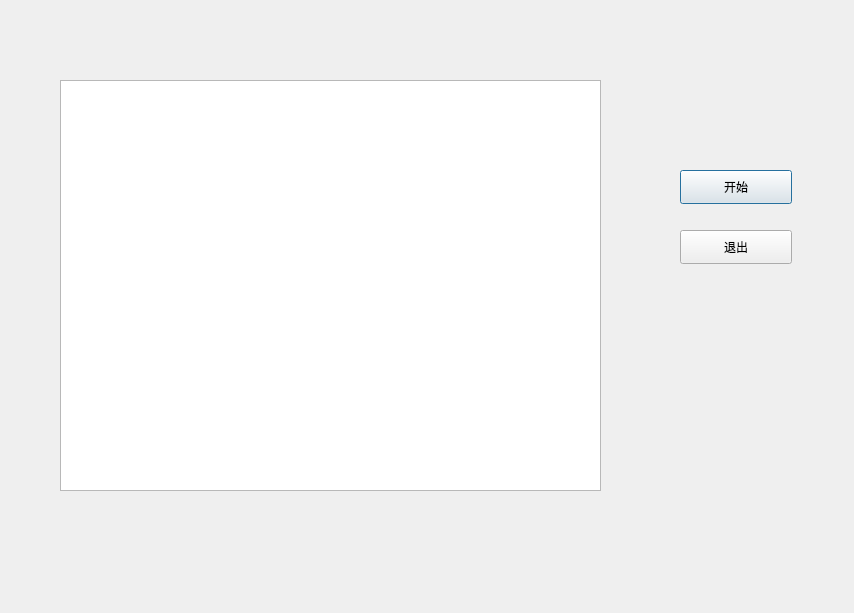
<?xml version="1.0" encoding="UTF-8"?>
<ui version="4.0">
 <class>Dialog</class>
 <widget class="QDialog" name="Dialog">
  <property name="geometry">
   <rect>
    <x>0</x>
    <y>0</y>
    <width>854</width>
    <height>613</height>
   </rect>
  </property>
  <property name="windowTitle">
   <string>智能车</string>
  </property>
  <widget class="QGraphicsView" name="graphicsView">
   <property name="geometry">
    <rect>
     <x>60</x>
     <y>80</y>
     <width>541</width>
     <height>411</height>
    </rect>
   </property>
  </widget>
  <widget class="QPushButton" name="pushButtonStart">
   <property name="geometry">
    <rect>
     <x>680</x>
     <y>170</y>
     <width>112</width>
     <height>34</height>
    </rect>
   </property>
   <property name="text">
    <string>开始</string>
   </property>
  </widget>
  <widget class="QPushButton" name="pushButtonEnd">
   <property name="geometry">
    <rect>
     <x>680</x>
     <y>230</y>
     <width>112</width>
     <height>34</height>
    </rect>
   </property>
   <property name="text">
    <string>退出</string>
   </property>
  </widget>
 </widget>
 <resources/>
 <connections/>
</ui>
